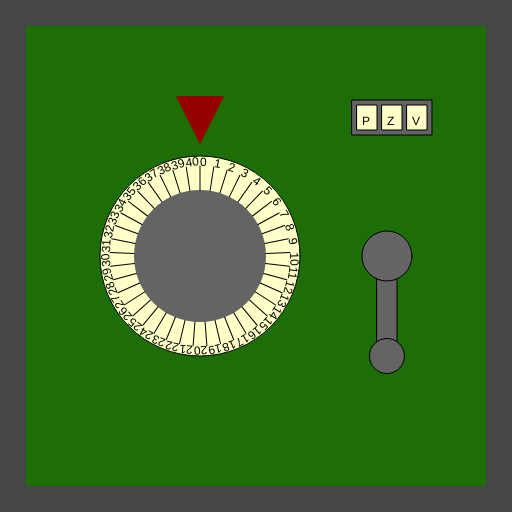
Frame 1 (no input)
Frame 60 (no input): identical to frame 1, image omitted
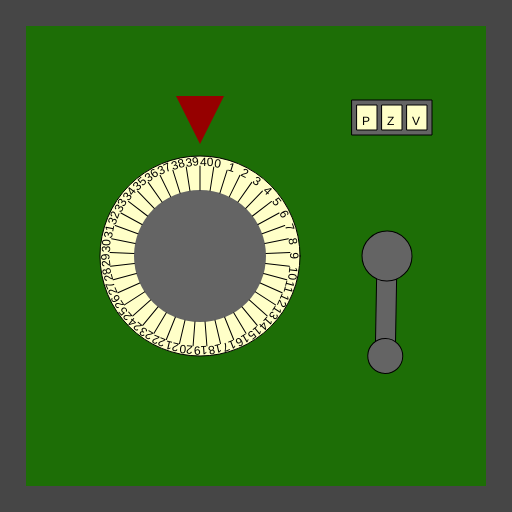
Frame 120 (the mouse pressed at the canvas centre since frame 60)

The p5.js sketch that drew these frames (run headless with seeded random() and noise() and a simulated clock; from frame 60 on, the mouse is pressed at the canvas centre):

// p5.js sketch
// ── sketch.js
/*

Officer: 6012708
CaseNum: 303-1-58234750-6012708

Case 303 - The Case of the Crooked Attorney
Stage 2 - Torvalds' House

This safe is in Torvalds’ home study. Be careful. If you get caught, I don’t know you !

Crack this safe by doing the following:

	When the mouse button is pressed:
	- Decrement SecretBoxCode_0 by 1

	When the mouse button is pressed:
	- Decrement SecretBoxCode_1 by 1

	Whilst the mouse is being dragged:
	- Make SecretBoxCode_2 equal to the string "GDN"

	Whilst the mouse is moving:
	- Make SecretBoxCode_2 equal to the string "PZV"



This time you'll need to create the relevant event handlers yourself.

There are many possible ways of investigating this case, but you
should use ONLY the following commands:

	- The assignment operator aka. the equals sign !
	- Incrementing +=
	- Decrementing -=

*/

//declare the variables

var SecretBoxCode_0;
var SecretBoxCode_1;
var SecretBoxCode_2;


function preload()
{
	//IMAGES WILL BE LOADED HERE

}

function setup()
{
	createCanvas(512,512);

	//initialise the variables
	SecretBoxCode_0 = 0;
	SecretBoxCode_1 = 0;
	SecretBoxCode_2 = "";

}

///////////////////EVENT HANDLERS///////////////////

//Create event handlers here to open the safe ...
// When the mouse button is pressed:
// - Decrement SecretBoxCode_0 by 1

// When the mouse button is pressed:
// - Decrement SecretBoxCode_1 by 1

// Whilst the mouse is being dragged:
// - Make SecretBoxCode_2 equal to the string "GDN"

// Whilst the mouse is moving:
// - Make SecretBoxCode_2 equal to the string "PZV"

function mousePressed(){
	SecretBoxCode_0 -= 1;
	SecretBoxCode_1 -= 1;
}
function mouseDragged(){
	SecretBoxCode_2 = "GDN";
}
function mouseMoved(){
	SecretBoxCode_2 = "PZV";
}


///////////////DO NOT CHANGE CODE BELOW THIS POINT///////////////////

function draw()
{

	//Draw the safe door
	background(70);
	noStroke();
	fill(29,110,6);
	rect(26,26,width-52,width-52);

	//Draw the combination dial
	push();
	translate(200,height/2);
	drawDial(200, SecretBoxCode_0, 41);
	pop();

	//Draw the lever
	push();
	translate(width - 125,256);
	drawLever(SecretBoxCode_1);
	pop();

	//Draw the spinner
	push();
	translate(width - 120,100);
	drawSpinner(3, SecretBoxCode_2);
	pop();

}

function drawDial(diameter,num,maxNum)
{
	//the combination lock

	var r = diameter * 0.5;
	var p = r * 0.6;

	stroke(0);
	fill(255,255,200);
	ellipse(0,0,diameter,diameter);
	fill(100);
	noStroke();
	ellipse(0,0,diameter*0.66,diameter*0.66);
	fill(150,0,0);
	triangle(
		-p * 0.4,-r-p,
		p * 0.4,-r-p,
		0,-r-p/5
	);

	noStroke();

	push();
	var inc = 360/maxNum;

	rotate(radians(-num * inc));
	for(var i = 0; i < maxNum; i++)
	{
		push();
		rotate(radians(i * inc));
		stroke(0);
		line(0,-r*0.66,0,-(r-10));
		noStroke();
		fill(0);
		text(i,0,-(r-10));
		pop();
	}

	pop();
}

function drawLever(rot)
{
	push();
	rotate(radians(-rot))
	stroke(0);
	fill(100);
	rect(-10,0,20,100);
	ellipse(0,0,50,50);
	ellipse(0,100,35,35);
	pop();
}

function drawSpinner(numSpinners, val)
{
	var sw = 20;
	var ow = (sw + 5) * numSpinners + 5;
	stroke(0);
	fill(100);
	rect(-ow/2,0,ow,35);
	if(typeof(val) == "number")
	{
		val = floor(val).toString(); //convert to string
	}


	for(var d = numSpinners - val.length; d > 0; d--)
	{
		val = "-" + val;
	}

	for(var i = 0; i < numSpinners; i++)
	{
		stroke(0);
		fill(255,255,200);
		rect(-ow/2 + i * (sw + 5) + 5,5,20,25);
		fill(0);
		noStroke();
		text(val[i],-ow/2 + sw/2 + i * (sw +5),25);
	}

}
